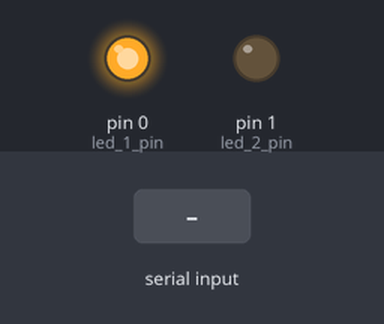
Bench run of a sketch on a simulated Arduino Uno, built with avr-gcc and run on an emulated ATmega328P. Parts: output pins drawn as LEDs (lit = HIGH). The inputs (shaded band) are chosen by the test bench.

Above: at 1.2 s.
1.3 s: "1" received over the second serial link
Timing chart, 0 to 4.3 s (numbered marks = the images above; inputs shaded):
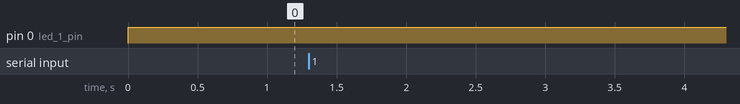

The sketch:

Signaller.ino
```cpp
#include <SoftwareSerial.h>

int led_1_pin = 0;
int led_2_pin = 1;
int led_1_val = 0;
int led_2_val = 255;

int sig_in_pin = 2;
int sig_out_pin = 3;

SoftwareSerial mySerial(sig_in_pin, sig_out_pin);

void setup() {
  pinMode(led_1_pin, OUTPUT);
  pinMode(led_2_pin, OUTPUT);

  mySerial.begin(9600);
  mySerial.write('1');
}

void loop() {
  char rcv, snd;

  if (mySerial.available()) {
    rcv = mySerial.read();
    if (rcv != -1) {
      snd = rcv == '1' ? '2' : '1';
      delay(500);
      mySerial.write(snd);
    }
  }
  switch (rcv) {
  case '1':
    led_1_val = 0;
    led_2_val = 255;
    break;
  default:
    led_1_val = 255;
    led_2_val = 0;
    break;
  }

  digitalWrite(led_1_pin, led_1_val);
  digitalWrite(led_2_pin, led_2_val);
}
```
